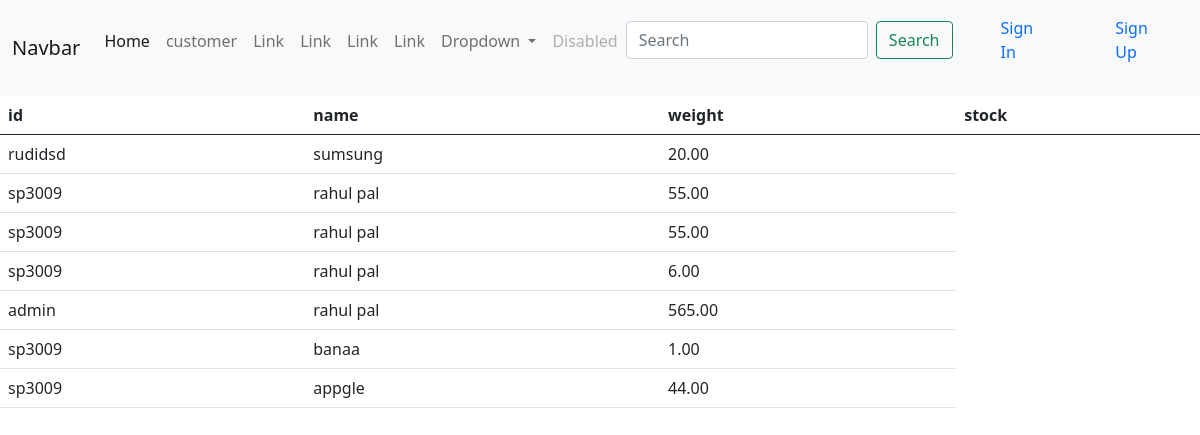
The app's page /, older data.
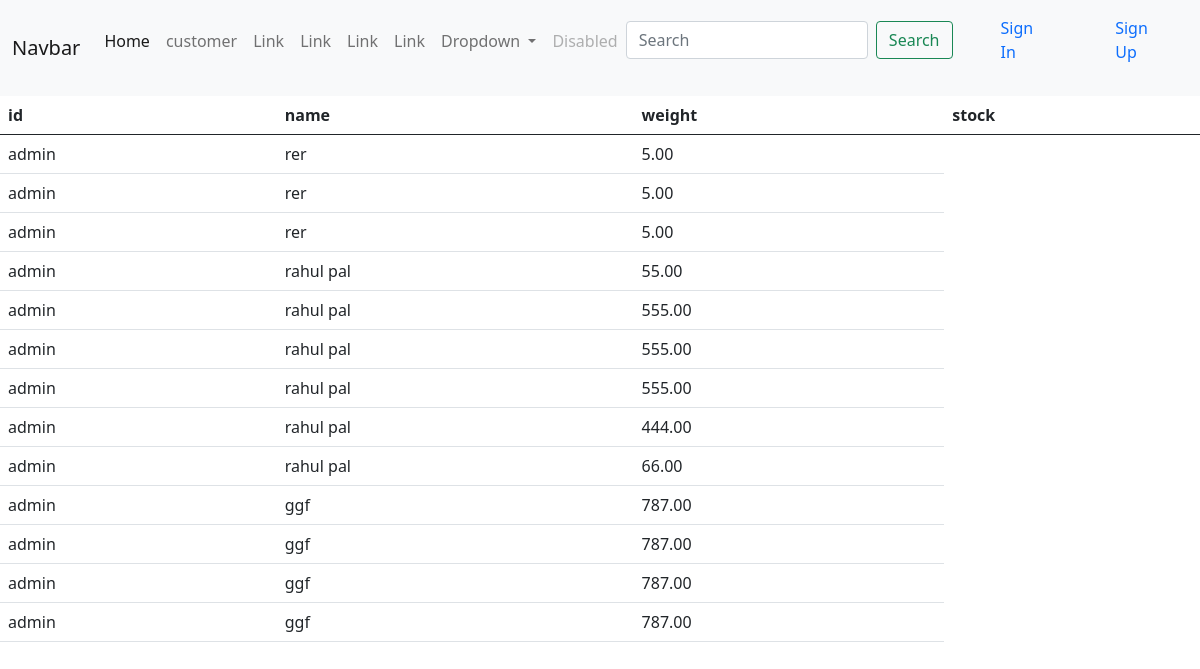
The same page, newer data.
### products/models.py (models this page shows, shortened)
class Products(models.Model):
    user = models.ForeignKey(User,on_delete=models.CASCADE)
    name= models.CharField(max_length=50)
    weight= models.DecimalField(max_digits=5, decimal_places=2, blank=True, null=True)
    price=  models.DecimalField(max_digits=5, decimal_places=2, blank=True, null=True)
    stock=  models.DecimalField(max_digits=5, decimal_places=2, blank=True, null=True)
    create_at= models.DateField(auto_now=True)
    update_at= models.DateTimeField(auto_now_add=True)
    class  Meta:
        db_table = 'Products'
        managed = True
        ordering = ('-name',)
        verbose_name = 'Product'
        verbose_name_plural = 'Products'

### products/views.py (the view)
# urls.py: path('', Product_list.as_view(), name='Product_list'),
class Product_list(ListView):
    model = Products
    template_name = 'homepage.html'  # <app>/<model>_<viewtype>.html
    context_object_name = 'item'
    ordering = ['-name']
    paginate_by = 5
    paginate_orphans =100
    def get_context_data(self, **kwargs):
        context = super().get_context_data(**kwargs)
        context['now'] = timezone.now()
        return context

### products/templates/homepage.html (shortened to what this page needs)
{% extends "base.html" %}
{% load static %}
{% load crispy_forms_tags %}
{% block content %}
<div class="container-fluid">
<div class="row">
    <table class="table">
    <thead>
        <tr>
            <th>id</th>
            <th>name</th>
            <th>weight</th>
            <th>stock</th>
        </tr>
    </thead>
    <tbody>
        <tr>
            {% for aa in item  %}
            <td scope="row">{{aa.user}}</td>
            <td>{{aa.name}} </td>
            <td>{{aa.weight}} </td>
        </tr>
        {% endfor %}
    </tbody>
</table>
</div>
</div>
{% endblock content %}

### users/templates/base.html (shortened to what this page needs)
{% load static %}
{% load crispy_forms_tags %}
<html lang="en">
<head>
  <link rel="stylesheet" href="{% static 'bootstrap/css/bootstrap.min.css' %}">
{%include 'navbar.html'%}
</head>
<body>
  {% block content %}
  {% endblock content %}
</body>
</html>

### users/templates/navbar.html (shortened to what this page needs)
    <nav class="navbar navbar-expand-lg navbar-light bg-light">
      <div class="container-fluid">
        <a class="navbar-brand" href="{% url 'Product_list'%}">Navbar</a>
        <div class="collapse navbar-collapse" id="navbarSupportedContent">
          <ul class="navbar-nav me-auto mb-2 mb-lg-0">
            <li class="nav-item">
              <a class="nav-link active" aria-current="page" href="{% url 'homepage'%}">Home</a>
            </li>
            <li class="nav-item">
              <a class="nav-link" href="{% url 'customer'%}">customer</a>
            </li><li class="nav-item">
              <a class="nav-link" href="{% url 'Product_list'%}">Link</a>
            </li><li class="nav-item">
              <a class="nav-link" href="{% url 'Product_list'%}">Link</a>
            </li><li class="nav-item">
              <a class="nav-link" href="{% url 'Product_list'%}">Link</a>
            </li><li class="nav-item">
              <a class="nav-link" href="{% url 'Product_list'%}">Link</a>
            </li>
            <li class="nav-item dropdown">
              <a class="nav-link dropdown-toggle" href="#" id="navbarDropdown" role="button" data-bs-toggle="dropdown"
                aria-expanded="false">
                Dropdown
              </a>
            </li>
            <li class="nav-item">
              <a class="nav-link disabled" href="#" tabindex="-1" aria-disabled="true">Disabled</a>
            </li>
            <form class="d-flex">
              <input class="form-control me-2" type="search" placeholder="Search" aria-label="Search">
              <button class="btn btn-outline-success" type="submit">Search</button>
            </form>
          </ul>
          {% if user.is_authenticated %}
          {{ user.username }}
          <a href="{{ user.username }}"><img class="rounded-circle account-img" src="{{ user.profile.image.url }}"
              height="50" width="50px">
          </a>
            <ul class="nav-item">
              <a class="nav-link" href="{% url 'ProductCreateView'%}">Product</a>
            </ul>
            <ul class="nav-item"><a class="nav-link" href="{% url 'profile'%}">Profile</a></ul>
            <ul class="nav-item"><a class="nav-link" href="{% url 'account_logout' %}">Sign Out</a></ul>
            {% else %}
              <ul class="nav-item"><a class="nav-link" href="{% url 'account_login' %}">Sign In</a></ul>
              <ul class="nav-item"><a class="nav-link" href="{% url 'account_signup' %}">Sign Up</a></ul>
            {% endif %}
        </div>
      </div>
    </nav>

Row changes from the older to the newer data that the page shows:
removed Products: user "rudidsd", name "sumsung", weight "20.00"
removed Products: user "sp3009", name "rahul pal", weight "55.00"
removed Products: user "sp3009", name "rahul pal", weight "55.00"
removed Products: user "sp3009", name "rahul pal", weight "6.00"
removed Products: user "sp3009", name "banaa", weight "1.00"
removed Products: user "sp3009", name "appgle", weight "44.00"
added Products: user "admin", name "rer", weight "5.00"
added Products: user "admin", name "rer", weight "5.00"
added Products: user "admin", name "rer", weight "5.00"
added Products: user "admin", name "rahul pal", weight "55.00"
added Products: user "admin", name "rahul pal", weight "555.00"
added Products: user "admin", name "rahul pal", weight "555.00"
added Products: user "admin", name "rahul pal", weight "555.00"
added Products: user "admin", name "rahul pal", weight "444.00"
added Products: user "admin", name "rahul pal", weight "66.00"
added Products: user "admin", name "ggf", weight "787.00"
added Products: user "admin", name "ggf", weight "787.00"
changed Products (number 12 of 13 on the later page): name "rahul pal" → "ggf"; weight "565.00" → "787.00"
added Products: user "admin", name "ggf", weight "787.00"
